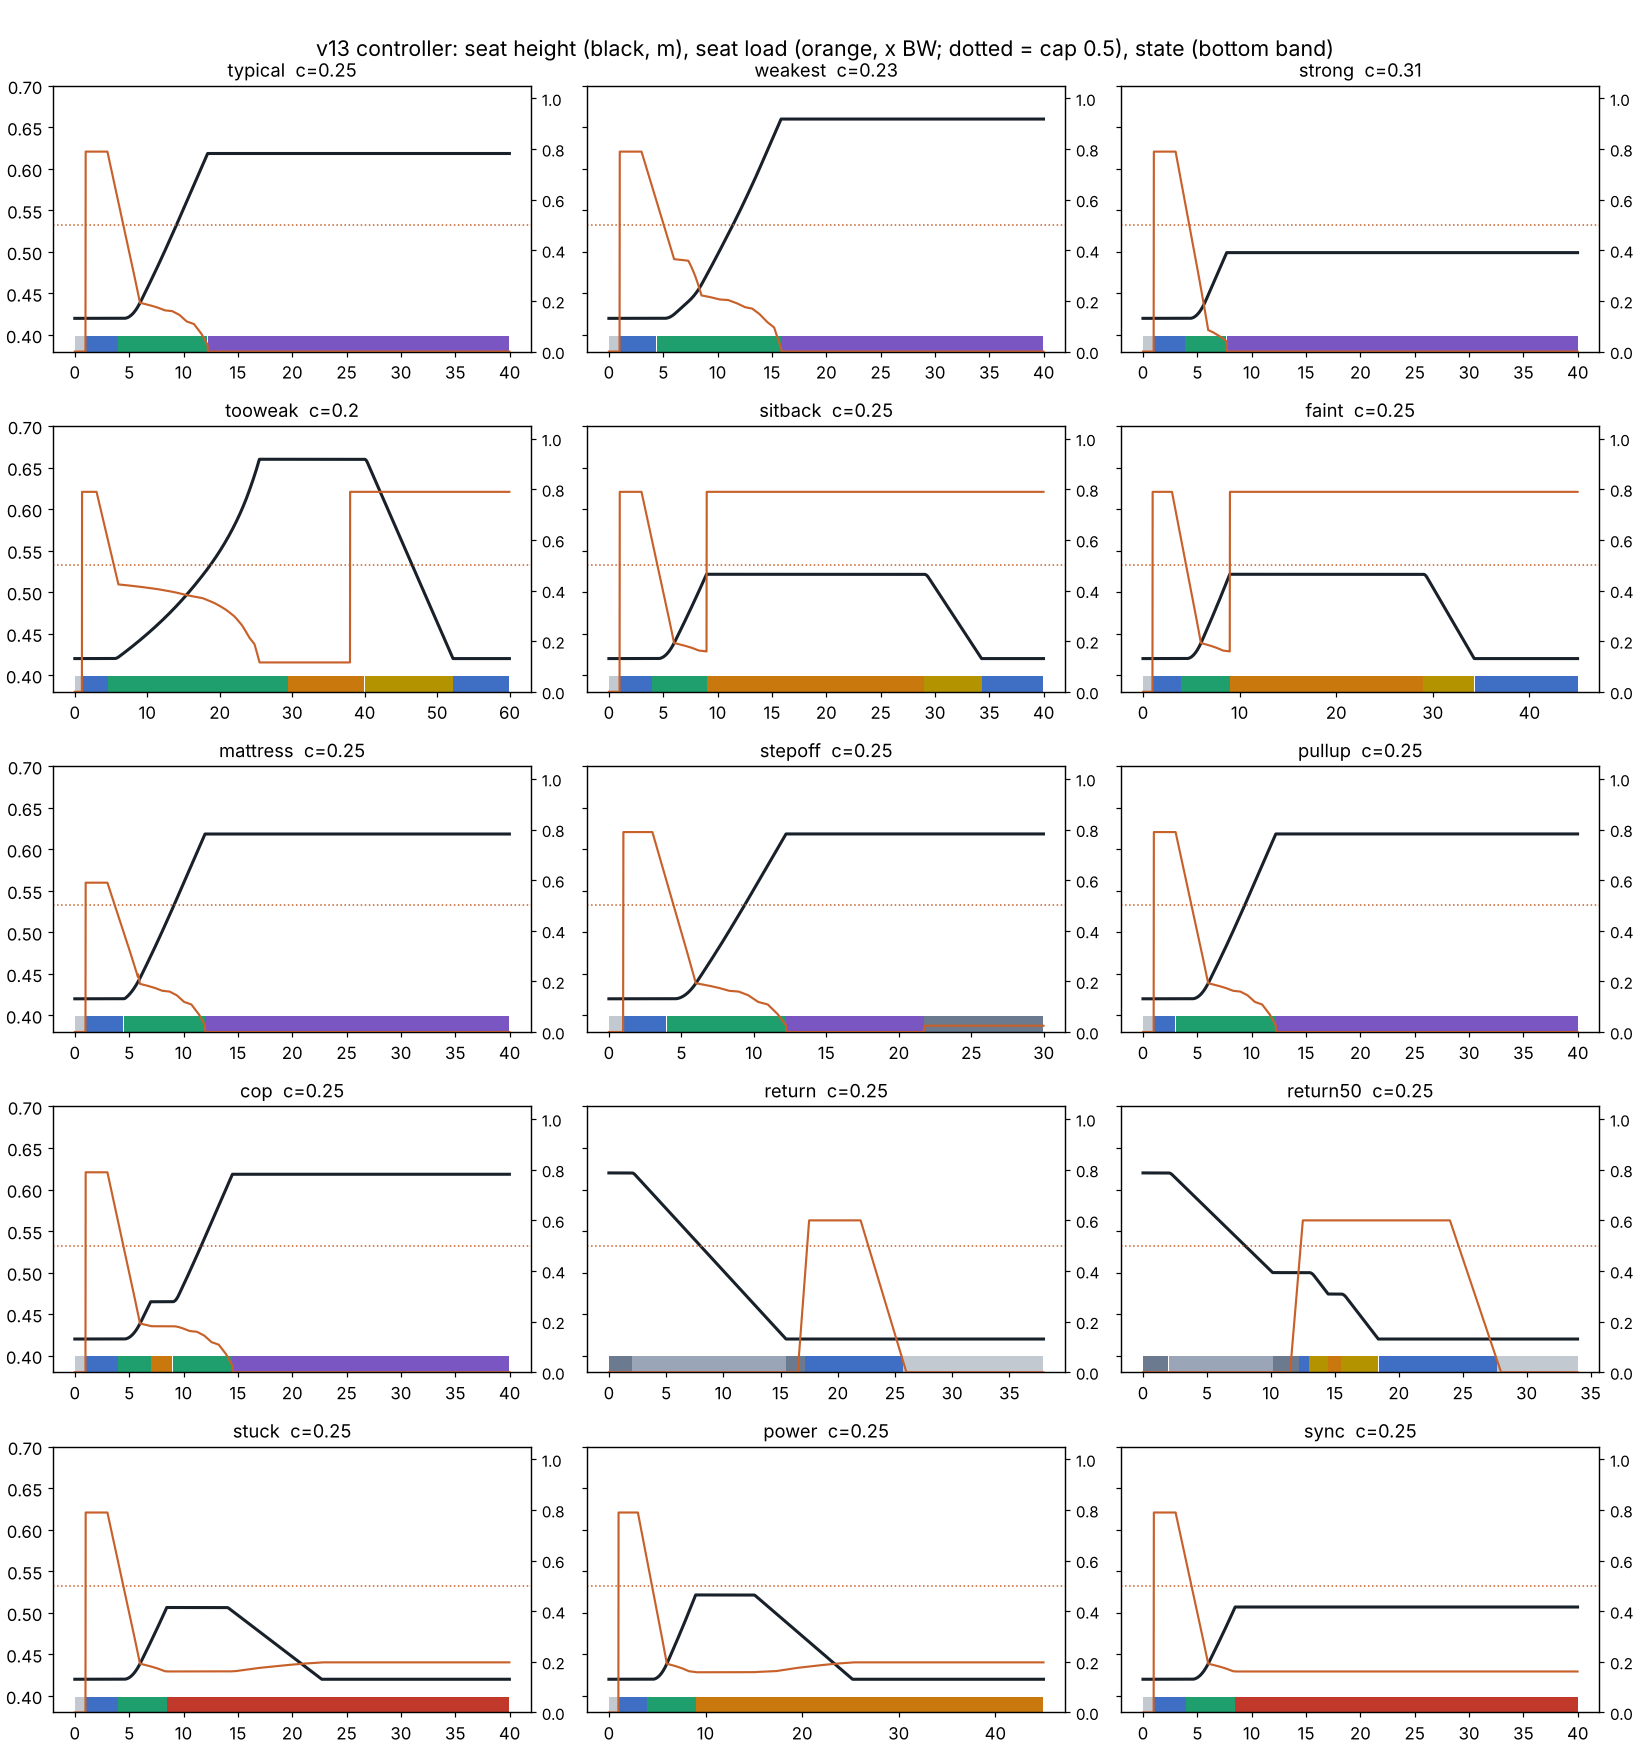

Reproduce this figure in Python.
"""v13 controller for the rise station, with the changes from the 10/26 audit, and the same scenarios run under v12 rules.

Changes from calc_v12/controller_sim.py
  1. Sensor-sum check (seat + footplate + bar = body weight) only while lifting, or lowering someone, above flush (> 3 cm),
     where the user cannot be touching the mattress, and only if the mismatch lasts 0.5 s.
     v12 checked in every state: thighs on the mattress at flush, or one foot already on the floor, locked the station.
  2. No empty reset. After the user leaves, the seat stays where it is (EMPTY_HOLD), so it is waiting at standing height
     when they come back to bed. With nobody on it, the seat moves only while UP or DOWN is held (EMPTY_MOVE, 1.5 cm/s),
     and stops if anything loads it.
  3. Return to bed: sit on the raised seat, press DOWN, ride down to flush, slide back onto the mattress.
  4. Seated at height with no input: chime after 17 s, lower at 20 s (v12: 10 s, silent). Holding the grip resets the timer.
  5. Personal settings narrowed: force cap 0.5-0.6 BW (default 0.5; 13.1, was 0.4-0.6 in 13.0), top speed 1.5-3 cm/s (the TL8 column cannot do 4).
  6. "The user has left the seat" now means seat load < 5 % BW and feet off the plate. v12 used "seat load < 40 % BW",
     so a user unloading the seat with part of their weight on the mattress was taken as gone and could never start.
  7. Column sync check: if the two columns differ by more than 5 mm, brake and lock (only slow DOWN while held).
Changes after the Gemini audit of v13 (13.1)
  8. The bar force is the signed vertical component (+ user pushes down, - user pulls up) and enters the sensor sum with
     its sign; "hand on the bar" uses the force magnitude. v12 clipped negative bar force to 0, so pulling up locked.
  9. "Someone is sitting" has hysteresis: enter above 0.40 BW, stay above 0.15 BW while seated, stopped or lowering.
 10. Lowering a seated user is hold-to-run: it continues only while DOWN is held (release = stop). Only the idle timeout
     lowers without a held button. Lowering starts only with the centre of pressure inside the safe zone and stops if it leaves.
 11. Return to bed: the user first holds DOWN to bring the empty seat down; it pauses at the personal return height
     (default bed level), then they sit. Sitting on a raised 14 cm seat with a drop behind it is no longer the default.
 12. Column sync fault locks with no motion at all (DOWN ignored); a sensor-sum fault still allows slow held DOWN.
     STOPPED -> STANDING_HOLD needs 0.3 s of seat-off. The speed rule uses a low-pass filtered seat force (about 2 Hz).
User model: instead of v12's assumed capacity curve, the user can bring the seat load down to the least value the
2-D model allows at that height for their strongest effort c (seat_support.json, "P1 cap25"). Seat-off when that reaches 0.
"""
import json, os
import numpy as np
import matplotlib
matplotlib.use("Agg")
import matplotlib.pyplot as plt

HERE = os.path.dirname(os.path.abspath(__file__))
g = 9.81; DT = 0.02; H0, H1 = 0.42, 0.66
SS = json.load(open(os.path.join(HERE, "seat_support.json")))
TAB = SS["min_seat"]["P1 cap25"]
HGRID = np.array(sorted(float(h) for h in TAB))

def min_seat(h, c):
    """least seat load (x BW) a user with strongest effort c can reach at seat height h (linear in h and c)."""
    cs = sorted(float(e) for e in TAB["0.42"])
    def at_c(cc):
        return np.interp(h, HGRID, [TAB[f"{x:.2f}"][str(cc) if str(cc) in TAB[f"{x:.2f}"] else f"{cc}"]["Fs_BW"] for x in HGRID])
    c = min(max(c, cs[0]), cs[-1]); i = max(0, np.searchsorted(cs, c) - 1); i = min(i, len(cs) - 2)
    a, b = cs[i], cs[i + 1]; w = (c - a) / (b - a)
    return float(max(0.0, (1 - w) * at_c(a) + w * at_c(b)))

class Params:
    def __init__(self, rules="v13", bw_kg=60.0, cap=0.5, vmax=0.03, ret_h=H0):
        self.rules = rules; self.BW = bw_kg * g; self.F_cap = cap * self.BW; self.vmax = vmax
        self.k = vmax / (0.35 * self.BW)        # full speed when the seat load is 0.35 BW below the cap
        self.a_max = 0.05; self.v_down = 0.02; self.v_empty = 0.015
        self.seated_thr = 0.40 * self.BW        # someone sits down (enter)
        self.occ_stay = 0.15 * self.BW if rules == "v13" else self.seated_thr   # still sitting (hysteresis)
        self.seatoff_thr = 0.05 * self.BW; self.feet_thr = 0.30 * self.BW
        self.grip_thr = 20.0; self.sum_tol = 0.15; self.sum_persist = 0.5 if rules == "v13" else 0.0
        self.stall_t = 2.0; self.idle_lower_t = 20.0 if rules == "v13" else 10.0; self.chime_t = 17.0
        self.empty_t = 5.0; self.sync_tol = 0.005; self.stand_persist = 0.3 if rules == "v13" else 0.0
        self.ret_h = ret_h                      # personal return-to-bed height: empty lowering pauses here
        self.tau_f = 0.08                       # low-pass filter on the seat force used by the speed rule (about 2 Hz)

class Controller:
    def __init__(self, P, h=H0, state="IDLE"):
        self.P = P; self.state = state; self.h = h; self.v = 0.0; self.t_in = 0.0
        self.t_stall = self.t_seatoff = self.t_empty = self.t_idle = self.t_top = self.t_sum = self.t_stand = 0.0
        self.msg = ""; self.prev_grip = False; self.prev_down = False; self.chime = False; self.events = []
        self.lock_reason = ""; self.lower_mode = ""; self.fs_f = None; self.paused = False
    def go(self, s, msg=""):
        if s != self.state:
            self.state, self.t_in, self.msg = s, 0.0, msg; self.events.append((s, msg))
    def step(self, z, t):
        P = self.P; self.t_in += DT; v_cmd = 0.0; self.chime = False; v13 = P.rules == "v13"
        self.fs_f = z["F_seat"] if self.fs_f is None else self.fs_f + (z["F_seat"] - self.fs_f) * DT / P.tau_f
        stay = self.state in ("SEATED", "LOWERING", "STOPPED")
        occupied = z["F_seat"] > (P.occ_stay if stay else P.seated_thr)
        # vertical forces: seat + footplate + bar (signed: + = user pushes down on the bar, - = pulls up)
        total = z["F_seat"] + z["F_feet"] + (z["F_bar"] if v13 else max(0.0, z["F_bar"]))
        if not v13:
            check = occupied or z["F_feet"] > P.feet_thr
        else:
            check = ((self.state == "LIFTING") or (self.state == "LOWERING" and occupied)) and self.h > H0 + 0.03
        bad = check and abs(total - P.BW) / P.BW > P.sum_tol
        self.t_sum = self.t_sum + DT if bad else 0.0
        grip_edge = z["grip"] and not self.prev_grip; self.prev_grip = z["grip"]
        down_edge = z["down"] and not self.prev_down; self.prev_down = z["down"]
        bar_mag = z.get("bar_mag", abs(z["F_bar"]))
        ready = z["grip"] and bar_mag > P.grip_thr and z["F_feet"] > P.feet_thr and z["cop_ok"]
        if not z["power"] and self.state not in ("STOPPED", "LOCKED"): self.go("STOPPED", "断电：自锁停住；按住“降”用电池慢降")
        if self.t_sum > P.sum_persist and self.state != "LOCKED":
            self.lock_reason = "sensor"; self.go("LOCKED", "传感器自检不通过：锁定，只能按住“降”慢降")
        if z.get("sync_err", 0.0) > P.sync_tol and not (self.state == "LOCKED" and self.lock_reason == "sync"):
            self.lock_reason = "sync" if v13 else "sensor"
            self.go("LOCKED", "两根立柱不同步：制动锁定，不再运动" if v13 else "两根立柱不同步：锁定")
        s = self.state
        if s == "IDLE":
            if occupied: self.go("SEATED")
            elif not v13 and self.h > H0 + 1e-3: self.go("RESET_EMPTY")
        elif s == "SEATED":
            left = (z["F_seat"] < P.seatoff_thr) if v13 else (not occupied)
            if left and z["F_feet"] < P.feet_thr: self.go("IDLE" if self.h <= H0 + 1e-3 else "EMPTY_HOLD")
            elif ready and self.t_in > 0.5 and self.h < H1 - 1e-3: self.go("LIFTING")
            elif z["down"] and self.h > H0 + 1e-3 and (z["cop_ok"] or not v13):
                self.lower_mode = "user"; self.go("LOWERING", "按住“降”：带人慢慢降")
            elif self.h > H0 + 1e-3:
                self.t_idle = self.t_idle + DT if not (z["grip"] or z["down"]) else 0.0
                self.chime = v13 and self.t_idle > P.chime_t
                if self.t_idle > P.idle_lower_t: self.lower_mode = "auto"; self.go("LOWERING", "坐着没有操作：提示音后带人慢慢降")
        elif s == "LIFTING":
            if not z["grip"] or bar_mag < P.grip_thr or not z["cop_ok"] or z["F_feet"] < P.feet_thr:
                self.go("STOPPED", "松手或条件不满足：停住并制动")
            else:
                fs = self.fs_f if v13 else z["F_seat"]
                v_cmd = float(np.clip(P.k * (P.F_cap - fs), 0, P.vmax))
                if self.h >= H1 - 1e-4: v_cmd = 0.0
                self.t_stall = self.t_stall + DT if (v_cmd == 0.0 and self.h < H1 - 1e-4 and occupied) else 0.0
                self.t_seatoff = self.t_seatoff + DT if z["F_seat"] < P.seatoff_thr else 0.0
                self.t_top = self.t_top + DT if self.h >= H1 - 1e-4 else 0.0
                if self.t_seatoff > 0.3: self.go("STANDING_HOLD", "离座：座板停在原高度、保持水平")
                elif self.t_stall > P.stall_t: self.go("STOPPED", "到推力上限仍不动：停住，可按住“降”")
                elif self.t_top > 2 * P.stall_t: self.go("STOPPED", "到顶仍未离座：停住，可按住“降”")
        elif s == "STOPPED":
            self.t_stand = self.t_stand + DT if (z["F_seat"] < P.seatoff_thr and z["F_feet"] > P.feet_thr) else 0.0
            if not z["power"]:
                if z["down"]: v_cmd = -P.v_down * 0.5
            elif self.t_stand > P.stand_persist: self.go("STANDING_HOLD")
            elif occupied and grip_edge and ready and self.h < H1 - 1e-3: self.go("LIFTING")
            elif occupied and z["down"] and (z["cop_ok"] or not v13): self.lower_mode = "user"; self.go("LOWERING", "有人坐着，按住“降”：带人慢慢降")
            elif occupied and self.t_in > P.idle_lower_t: self.lower_mode = "auto"; self.go("LOWERING", "有人坐着、无操作：提示音后带人慢慢降")
            elif v13 and occupied and self.t_in > P.chime_t: self.chime = True
            elif not occupied and z["F_feet"] < 0.05 * P.BW and self.t_in > P.empty_t:
                self.go("EMPTY_HOLD" if v13 else "RESET_EMPTY")
        elif s == "STANDING_HOLD":
            if z["F_seat"] > P.seated_thr and self.t_in > 0.5: self.go("SEATED", "坐回：座板水平、停住接人")
            self.t_empty = self.t_empty + DT if (z["F_seat"] < P.seatoff_thr and z["F_feet"] < 0.05 * P.BW) else 0.0
            if self.t_empty > P.empty_t: self.go("EMPTY_HOLD" if v13 else "RESET_EMPTY", "人已离开")
        elif s == "EMPTY_HOLD":                       # v13 only: seat waits where it is
            if occupied: self.go("SEATED", "有人坐上座板")
            elif (z.get("up") or down_edge) and z["F_seat"] < P.seatoff_thr: self.paused = False; self.go("EMPTY_MOVE")
        elif s == "EMPTY_MOVE":                       # v13 only: hold-to-run with nobody on the seat
            if z["F_seat"] > P.seatoff_thr: self.go("EMPTY_HOLD", "空载移动时座板受力：停住")
            elif z.get("up"): v_cmd = P.v_empty if self.h < H1 - 1e-3 else 0.0
            elif z["down"]:
                stop_at = P.ret_h if (P.ret_h > H0 + 1e-3 and not self.paused and self.h > P.ret_h - 2e-3) else H0
                if self.h > stop_at + 1e-4: v_cmd = -P.v_empty
                else:
                    if stop_at > H0 + 1e-3: self.paused = True
                    self.go("EMPTY_HOLD", "到回床高度，停住" if stop_at > H0 + 1e-3 else "到床面")
            else: self.go("EMPTY_HOLD")
        elif s == "LOWERING":
            if not occupied: self.go("STOPPED", "下降中座板卸载：停住")
            elif v13 and not z["cop_ok"]: self.go("STOPPED", "下降中压力中心偏出：停住")
            elif v13 and self.lower_mode == "user" and not z["down"]: self.go("STOPPED", "松开“降”：停住")
            else:
                v_cmd = -P.v_down
                if self.h <= H0 + 1e-4: self.go("SEATED", "到床面"); v_cmd = 0.0
        elif s == "RESET_EMPTY":                      # v12 only
            if occupied or z["F_feet"] > 0.05 * P.BW: self.go("STOPPED", "复位途中有人：停住")
            else:
                v_cmd = -P.v_down
                if self.h <= H0 + 1e-4: self.go("IDLE"); v_cmd = 0.0
        elif s == "LOCKED":
            if z["down"] and z["power"] and self.lock_reason != "sync": v_cmd = -P.v_down * 0.5
        dv = np.clip(v_cmd - self.v, -P.a_max * DT, P.a_max * DT)
        self.v = v_cmd if v_cmd == 0.0 else self.v + dv
        self.h = float(np.clip(self.h + self.v * DT, H0, H1))

# ---------------------------------------------------------------- scenarios
def sc(key, name, c=0.25, T=40.0, rise_T=3.0, h0=H0, state0="IDLE", ret_h=H0, **ev):
    return dict(key=key, name=name, c=c, T=T, rise_T=rise_T, h0=h0, state0=state0, ret_h=ret_h, ev=ev)

def hold(*spans):
    return lambda t: any(a <= t < b for a, b in spans)

SCEN = [
 sc("typical", "典型目标用户（最多用到 effort 0.25）", c=0.25),
 sc("weakest", "最弱的目标用户（0.23）", c=0.23),
 sc("strong", "抬高床就够的人（0.31）", c=0.31),
 sc("tooweak", "站不起来的人（0.20）：到顶停住，按住“降”回床面", c=0.20, T=60.0, sitback=38.0, down=hold((40.0, 60.0))),
 sc("sitback", "抬升中往回坐", sitback=9.0),
 sc("faint", "抬升中晕倒、松手", release=9.0, sitback=9.0, T=45.0),
 sc("mattress", "坐上时大腿还压在床垫上（0.2 倍体重）", mattress=0.2),
 sc("stepoff", "站起后一只脚先踩到地上，再离开", stepoff=True, T=30.0),
 sc("pullup", "起身时双手往上拉横杆（0.2 倍体重）", pull=0.2),
 sc("cop", "抬升中坐偏（压力中心偏出 1 s），重新握紧后继续", cop_off=(7.0, 8.0), regrip=(8.5, 9.0)),
 sc("return", "回床：按住“降”让空座板降到床面，再坐下挪回床上", h0=0.62, state0="EMPTY_HOLD", ret="flush", T=38.0),
 sc("return50", "回床（回床高度设为 0.50 m）：坐下后按住“降”", h0=0.62, state0="EMPTY_HOLD", ret="mid", ret_h=0.50, T=34.0),
 sc("stuck", "踏板传感器卡在高读数，按住“降”慢降", feet_stuck=8.0, down=hold((14.0, 40.0))),
 sc("power", "抬升中断电，按住“降”用电池慢降", power_off=9.0, down=hold((15.0, 45.0)), T=45.0),
 sc("sync", "两根立柱不同步：锁死，按“降”也不动", sync_fault=8.5, down=hold((14.0, 40.0))),
]

def run(s, rules="v13"):
    P = Params(rules=rules, vmax=0.03, ret_h=s["ret_h"])
    C = Controller(P, h=s["h0"], state=s["state0"] if rules == "v13" or s["state0"] == "IDLE" else "RESET_EMPTY")
    ev = s["ev"]; BW = P.BW; s0 = 0.79
    log = {k: [] for k in ("t", "h", "seat", "feet", "bar", "state")}
    t_so = None; F_seat = 0.0
    for i in range(int(s["T"] / DT)):
        t = i * DT; cop_ok = True; up = False; grip_override = None
        mat = ev.get("mattress", 0.0) if C.h < H0 + 0.02 else 0.0
        if ev.get("ret"):                                   # return-to-bed scripts
            mid = ev["ret"] == "mid"
            sit_t = 16.5 if not mid else 11.5
            if t < 1.0: F_seat, F_feet, F_bar = 0.0, 0.0, 0.0; down = False
            elif t < sit_t:                                  # standing on the plate, hands on the bar, holding DOWN for the empty seat
                F_seat, F_bar = 0.0, 0.1 * BW; F_feet = BW - F_bar; down = 2.0 <= t < sit_t - 0.5
            elif t < sit_t + 1.0:                            # sits down
                F_bar = 0.05 * BW; F_seat = (t - sit_t) * 0.6 * BW; F_feet = BW - F_seat - F_bar; down = False
            else:
                F_bar = 0.05 * BW
                if mid: down = (13.0 <= t < 14.5) or (15.5 <= t < 20.0)   # hold, let go once, hold again
                else: down = False
                start = 22.0 if not mid else 24.0
                share = min(1.0, max(0.0, (t - start) / 4.0)) if C.h <= H0 + 1e-3 else 0.0   # slides back onto the bed
                F_seat = 0.6 * BW * (1 - share); F_bar = F_bar * (1 - share)
                F_feet = max(0.0, BW - F_seat - F_bar - share * BW * 0.9)
            z = dict(F_seat=F_seat, F_feet=F_feet, F_bar=F_bar, grip=False, down=down, cop_ok=True, power=True)
        else:
            on = t >= 1.0
            trying = t >= 3.0 and not (ev.get("sitback") and t >= ev["sitback"])
            e = min(1.0, max(0.0, (t - 3.0) / s["rise_T"])) if trying else 0.0
            target = min_seat(C.h, s["c"])
            if on:
                frac = s0 - mat - e * (s0 - mat - target)
                if C.state == "STANDING_HOLD" and trying: frac = 0.0
                F_seat = max(0.0, frac) * BW
            else: F_seat = 0.0
            hands = t >= 3.0 and not (ev.get("release") and t >= ev["release"])
            F_bar = (-ev["pull"] * BW if ev.get("pull") else 60.0) if hands else 0.0
            if ev.get("sitback") and t >= ev["sitback"] and ev.get("release"): F_bar = 0.0
            F_feet = (BW - F_seat - F_bar - mat * BW) if on else 0.0
            if ev.get("stepoff") and t_so is not None:
                if t > t_so + 3.0: F_bar = 0.0; F_feet = 0.5 * BW
                if t > t_so + 4.5: F_feet = 0.0
            if ev.get("feet_stuck") and t >= ev["feet_stuck"]: F_feet = 0.9 * BW
            if ev.get("cop_off") and ev["cop_off"][0] <= t < ev["cop_off"][1]: cop_ok = False
            grip = hands and not (ev.get("regrip") and ev["regrip"][0] <= t < ev["regrip"][1])
            dfun = ev.get("down")
            z = dict(F_seat=F_seat, F_feet=F_feet, F_bar=F_bar, bar_mag=abs(F_bar), grip=grip, cop_ok=cop_ok,
                     down=bool(dfun and dfun(t)), power=not (ev.get("power_off") and t >= ev["power_off"]),
                     sync_err=0.008 if (ev.get("sync_fault") and t >= ev["sync_fault"]) else 0.0)
        C.step(z, t)
        if C.state == "STANDING_HOLD" and t_so is None: t_so = t
        for k, v in (("t", t), ("h", C.h), ("seat", z["F_seat"] / BW), ("feet", z["F_feet"] / BW), ("bar", z["F_bar"] / BW), ("state", C.state)):
            log[k].append(v)
    res = dict(key=s["key"], name=s["name"], rules=rules, final_state=C.state, final_height=round(C.h, 3),
               max_height=round(max(log["h"]), 3), seat_off_height=None if t_so is None else round(log["h"][int(t_so / DT)], 3),
               seat_off_time_s=None if t_so is None else round(t_so - 3.0, 1), events=C.events)
    return log, res

STATES = ["IDLE", "SEATED", "LIFTING", "STOPPED", "STANDING_HOLD", "LOWERING", "EMPTY_HOLD", "EMPTY_MOVE", "RESET_EMPTY", "LOCKED"]
COL = dict(IDLE="#c3c9d1", SEATED="#3f6fc4", LIFTING="#1f9e6e", STOPPED="#c8780c", STANDING_HOLD="#7a56c2",
           LOWERING="#b39400", EMPTY_HOLD="#6b7a8f", EMPTY_MOVE="#9aa6b8", RESET_EMPTY="#6b7a8f", LOCKED="#c0392b")

if __name__ == "__main__":
    out = dict(note=__doc__.strip().split("\n")[0], params=dict(cap_BW=0.5, cap_range=[0.5, 0.6], vmax_cm_s=3.0, vmax_range=[1.5, 3.0],
               k="vmax / (0.35 BW)", seat_force_filter_s=0.08, a_max=0.05, v_down=0.02, v_empty=0.015, sum_tol=0.15, sum_persist_s=0.5,
               occupied_enter_BW=0.40, occupied_stay_BW=0.15, idle_lower_s=20, chime_s=17, sync_tol_m=0.005, empty_hold_after_s=5,
               return_height_default_m=0.42), scenarios=[])
    figs = []
    for s in SCEN:
        for rules in ("v13", "v12"):
            if rules == "v12" and s["key"] not in ("mattress", "stepoff", "pullup", "typical"): continue
            lg, r = run(s, rules)
            step = 10                                   # 0.2 s for the page
            r["series"] = {k: ([round(x, 3) for x in lg[k][::step]] if k != "state" else lg[k][::step]) for k in lg}
            out["scenarios"].append(r)
            if rules == "v13": figs.append((s, lg))
            print(f"{rules} {s['key']:9s} final={r['final_state']:13s} h={r['final_height']:.3f} seat-off h={r['seat_off_height']} t={r['seat_off_time_s']}")
    json.dump(out, open(os.path.join(HERE, "controller_v13.json"), "w"), ensure_ascii=False)
    fig, axs = plt.subplots(5, 3, figsize=(15, 16), sharey=True)
    for ax, (s, lg) in zip(axs.flat, figs):
        t = np.array(lg["t"]); ax.plot(t, lg["h"], color="#18202a", lw=2)
        ax2 = ax.twinx(); ax2.plot(t, lg["seat"], color="#c8602a", lw=1.4); ax2.set_ylim(0, 1.05); ax2.axhline(0.5, ls=":", color="#c8602a", lw=1)
        st = lg["state"]; j0 = 0
        for j in range(1, len(st) + 1):
            if j == len(st) or st[j] != st[j0]:
                ax.axvspan(t[j0], t[j - 1], ymin=0, ymax=0.06, color=COL[st[j0]], lw=0); j0 = j
        ax.set_title(s["key"] + "  c=" + str(s["c"]), fontsize=12); ax.set_ylim(0.38, 0.70); ax.tick_params(labelsize=11)
    fig.suptitle("v13 controller: seat height (black, m), seat load (orange, x BW; dotted = cap 0.5), state (bottom band)", fontsize=14)
    fig.tight_layout(); fig.savefig(os.path.join(HERE, "controller_v13.png"), dpi=110)
